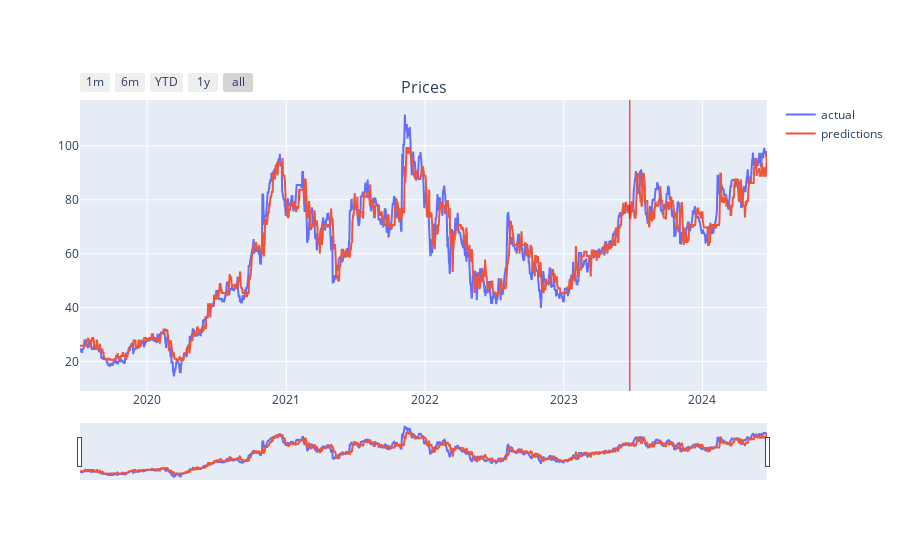

The cell this chart's notebook holds for it:
### Code cell
target_col = pd.concat([y_train, y_test]).rename(columns={'target': 'actual'})
pred_train = pd.DataFrame(reg.predict(X_train), index=y_train.index, columns=y_train.columns)
pred_test = pd.DataFrame(reg.predict(X_test), index=y_test.index, columns=y_test.columns)
pred_col = pd.concat([pred_train, pred_test]).rename(columns={'target': 'prediction'})
compare = pd.concat([target_col, pred_col], axis=1)
compare

fig = go.Figure()

# Create the subplots
fig = make_subplots(rows=1, cols=1, shared_xaxes=True, vertical_spacing=0.1,
                    subplot_titles=("Prices", ""))

fig.add_trace(
    go.Scatter(
        x=compare.index,
        y=compare.actual,
        name='actual'
    ),
    row=1,
    col=1,
    secondary_y=False)

fig.add_trace(
    go.Scatter(
        x=compare.index,
        y=compare.prediction,
        name='predictions'
    ),
    row=1,
    col=1,
    secondary_y=False)

# Define the x-coordinate for the vertical line
x_value = '2023-06-24'

# Add a vertical line
fig.add_shape(
    dict(
        type="line",
        x0=x_value,
        y0=0,
        x1=x_value,
        y1=1,
        xref="x",
        yref="paper",
        line=dict(
            color="red",
            width=1
        )
    )
)

fig.update_layout(
    xaxis=dict(
        rangeselector=dict(
            buttons=list([
                dict(count=1, label="1m", step="month", stepmode="backward"),
                dict(count=6, label="6m", step="month", stepmode="backward"),
                dict(count=1, label="YTD", step="year", stepmode="todate"),
                dict(count=1, label="1y", step="year", stepmode="backward"),
                dict(step="all")
            ])
        ),
        rangeslider=dict(
            visible=True
        ),
        type="date"
    )
)


fig.show()

### Figure 1 — Plotly figure (JSON) as saved in the notebook; plotly's stock layout.template omitted (floating-point values rounded to 4 significant figures; data arrays with more than 128 entries replaced by an {"elided": "..."} marker saying what was removed)
{"data": [{"name": "actual", "type": "scatter", "x": {"elided": "1809 str values"}, "xaxis": "x", "y": {"elided": "1809 float values"}, "yaxis": "y"}, {"name": "predictions", "type": "scatter", "x": {"elided": "1809 str values"}, "xaxis": "x", "y": {"elided": "1809 float values"}, "yaxis": "y"}], "layout": {"annotations": [{"font": {"size": 16}, "showarrow": false, "text": "Prices", "x": 0.5, "xanchor": "center", "xref": "paper", "y": 1, "yanchor": "bottom", "yref": "paper"}], "autosize": true, "shapes": [{"line": {"color": "red", "width": 1}, "type": "line", "x0": "2023-06-24", "x1": "2023-06-24", "xref": "x", "y0": 0, "y1": 1, "yref": "paper"}], "xaxis": {"anchor": "y", "autorange": true, "domain": [0, 1], "range": ["2019-07-08", "2024-06-19"], "rangeselector": {"buttons": [{"count": 1, "label": "1m", "step": "month", "stepmode": "backward"}, {"count": 6, "label": "6m", "step": "month", "stepmode": "backward"}, {"count": 1, "label": "YTD", "step": "year", "stepmode": "todate"}, {"count": 1, "label": "1y", "step": "year", "stepmode": "backward"}, {"step": "all"}]}, "rangeslider": {"autorange": true, "range": ["2019-07-08", "2024-06-19"], "visible": true, "yaxis": {"_template": null, "rangemode": "match"}}, "type": "date"}, "yaxis": {"anchor": "x", "autorange": true, "domain": [0, 1], "range": [9.04, 117.0], "type": "linear"}}}
